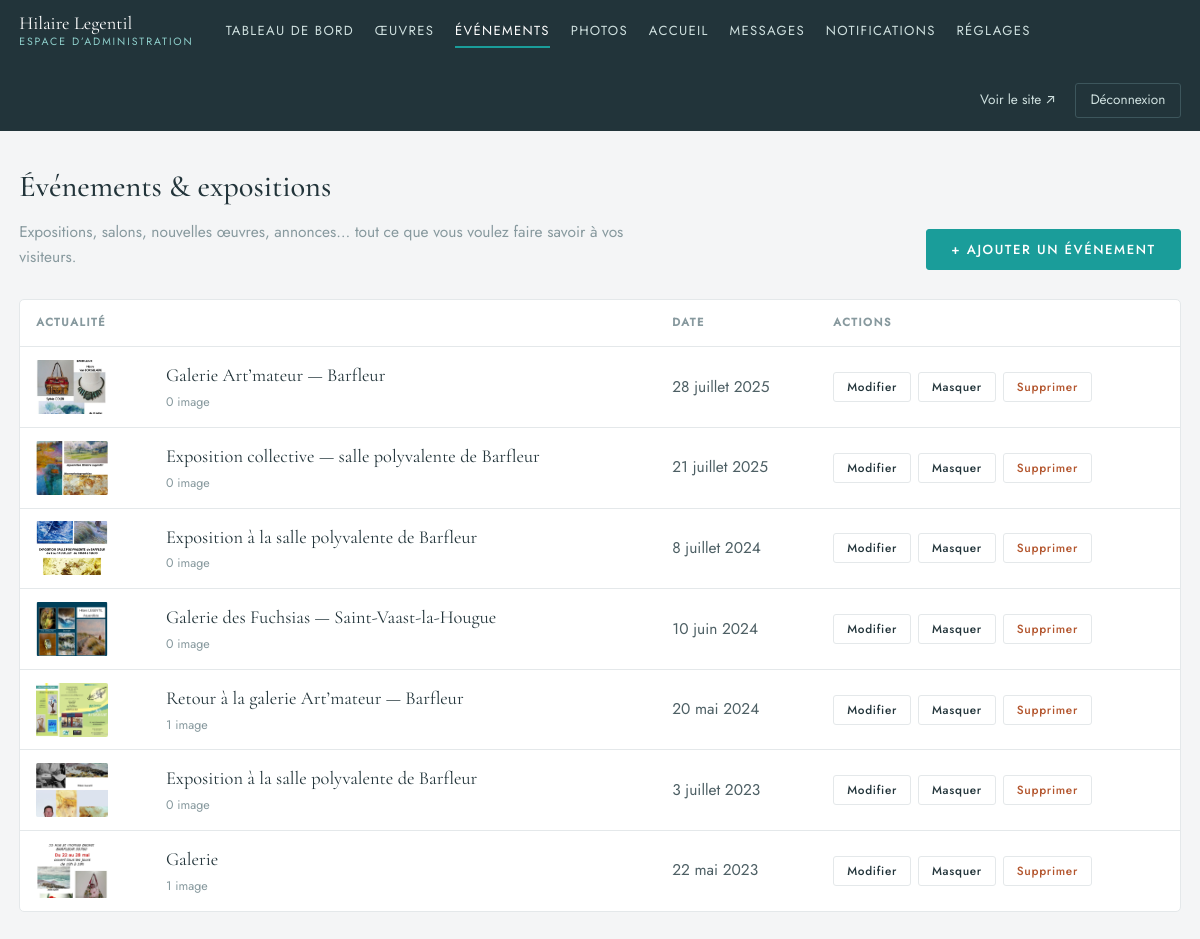
Screenshot of /admin/actualites (signed in) with the database file from the repository.
### tables this page shows
CREATE TABLE news (
    id INTEGER PRIMARY KEY AUTOINCREMENT,
    title TEXT NOT NULL,
    slug TEXT UNIQUE NOT NULL,
    event_date TEXT DEFAULT '',
    body TEXT DEFAULT '',
    link TEXT DEFAULT '',
    cover TEXT DEFAULT '',
    published INTEGER NOT NULL DEFAULT 1,
    position INTEGER NOT NULL DEFAULT 0,
    created_at TEXT NOT NULL
, event_time TEXT DEFAULT '', place TEXT DEFAULT '');

### app.py (the view)
@app.route("/admin/actualites")
@require_admin
def admin_news():
    conn = db.connect()
    items = conn.execute(
        "SELECT n.*, (SELECT COUNT(*) FROM news_images i WHERE i.news_id=n.id) imgs "
        "FROM news n ORDER BY COALESCE(NULLIF(event_date,''), created_at) DESC, id DESC"
    ).fetchall()
    conn.close()
    return render_template("admin/news.html", items=items)

### app.py (called while the page is built)
@app.template_filter("date_fr")
def date_fr(value):
    return parse_date(value)[0]

@app.context_processor
def inject_globals():
    s = db.get_settings()
    hl_works = get_works()
    return {
        "SITE": SITE,
        "S": s,
        "admin_user": auth.current_admin(),
        "csrf": auth.csrf_token(),
        "year": date.today().year,
        "map_center": [49.4894, -1.5048],   # Yvetot-Bocage (Normandie)
        "map_radius": 75000,                # 75 km
        "hl_slugs": ",".join(w["slug"] for w in hl_works),
        "hl_total": len(hl_works),
        "vapid_pub": VAPID_PUB,
    }

def get_works(only_published=True):
    conn = db.connect()
    q = "SELECT * FROM works"
    if only_published:
        q += " WHERE published = 1"
    q += " ORDER BY position, id"
    rows = conn.execute(q).fetchall()
    conn.close()
    return rows

def require_admin(f):
    from functools import wraps
    @wraps(f)
    def wrapper(*args, **kwargs):
        if not auth.current_admin():
            return redirect(url_for("admin_login"))
        return f(*args, **kwargs)
    return wrapper

@app.after_request
def security_headers(resp):
    resp.headers.setdefault("X-Content-Type-Options", "nosniff")
    resp.headers.setdefault("Referrer-Policy", "strict-origin-when-cross-origin")
    resp.headers.setdefault("Permissions-Policy", "geolocation=(), microphone=(), camera=()")
    return resp

### auth.py (called while the page is built)
def current_admin():
    return session.get("admin_user") if session.get("admin_auth") else None

def csrf_token():
    if "csrf" not in session:
        session["csrf"] = secrets.token_hex(16)
    return session["csrf"]

### db.py (called while the page is built)
def connect():
    os.makedirs(DATA_DIR, exist_ok=True)
    conn = sqlite3.connect(DB_PATH)
    conn.row_factory = sqlite3.Row
    conn.execute("PRAGMA foreign_keys=ON")
    return conn

def get_settings():
    conn = connect()
    rows = conn.execute("SELECT key, value FROM settings").fetchall()
    conn.close()
    return {r["key"]: r["value"] for r in rows}

### templates/admin/news.html (shortened to what this page needs)
{% extends "admin/base_admin.html" %}
{% block content %}
<div class="admin-page-head">
  <div>
    <h1>Événements &amp; expositions</h1>
    <p class="admin-sub">Expositions, salons, nouvelles œuvres, annonces…
       tout ce que vous voulez faire savoir à vos visiteurs.</p>
  </div>
  <a class="btn-primary" href="{{ url_for('admin_news_new') }}">+ Ajouter un événement</a>
</div>
{% if items %}
<div class="table-wrap">
  <table class="admin-table">
    <thead>
      <tr>
        <th colspan="2">Actualité</th>
        <th>Date</th>
        <th class="col-actions">Actions</th>
      </tr>
    </thead>
    <tbody>
      {% for n in items %}
      <tr class="{{ 'row-hidden' if not n.published }}">
        <td class="col-thumb">
          {% if n.cover %}<img src="/uploads/news/{{ n.cover }}/medium.webp" alt="" width="72" loading="lazy">
          {% else %}<span class="thumb-empty">—</span>{% endif %}
        </td>
        <td class="col-title">
          <a class="row-title" href="{{ url_for('admin_news_edit', nid=n.id) }}">{{ n.title }}</a>
          <span class="row-meta">{{ n.imgs }} image{{ 's' if n.imgs > 1 }}{% if n.link %} · lien externe{% endif %}</span>
        </td>
        <td class="col-info">{{ n.event_date|date_fr if n.event_date else '—' }}</td>
        <td class="col-actions">
          <div class="actions-group">
            <a class="btn-tiny" href="{{ url_for('admin_news_edit', nid=n.id) }}">Modifier</a>
            <form method="post" class="inline">
              <button class="btn-tiny btn-toggle" type="submit">
                {{ 'Masquer' if n.published else 'Publier' }}
              </button>
            </form>
            <form method="post" class="inline js-confirm"
                  data-confirm="Supprimer « {{ n.title }} » ? Cette action est irréversible.">
              <button class="btn-tiny btn-danger" type="submit">Supprimer</button>
            </form>
          </div>
        </td>
      </tr>
      {% endfor %}
    </tbody>
  </table>
</div>
{% else %}
<p class="admin-empty">Aucune actualité pour l’instant.</p>
{% endif %}
{% endblock %}

### templates/admin/base_admin.html (shortened to what this page needs)
<!DOCTYPE html>
<html lang="fr">
<head>
<link rel="stylesheet" href="/static/css/admin.css">
</head>
<body>
<header class="admin-top">
  <div class="admin-top-inner">
    <a class="admin-brand" href="{{ url_for('admin_home') }}">
      <span class="admin-brand-name">Hilaire Legentil</span>
      <span class="admin-brand-sub">Espace d’administration</span>
    </a>
    <nav class="admin-nav" aria-label="Administration">
      <a href="{{ url_for('admin_home') }}" {% if request.endpoint == 'admin_home' %}aria-current="page"{% endif %}>Tableau de bord</a>
      <a href="{{ url_for('admin_works') }}" {% if request.endpoint in ('admin_works','admin_work_new','admin_work_edit') %}aria-current="page"{% endif %}>Œuvres</a>
      <a href="{{ url_for('admin_news') }}" {% if request.endpoint in ('admin_news','admin_news_new','admin_news_edit') %}aria-current="page"{% endif %}>Événements</a>
      <a href="{{ url_for('admin_atelier') }}" {% if request.endpoint == 'admin_atelier' %}aria-current="page"{% endif %}>Photos</a>
      <a href="{{ url_for('admin_homepage') }}" {% if request.endpoint == 'admin_homepage' %}aria-current="page"{% endif %}>Accueil</a>
      <a href="{{ url_for('admin_messages') }}" {% if request.endpoint == 'admin_messages' %}aria-current="page"{% endif %}>Messages</a>
      <a href="{{ url_for('admin_notifications') }}" {% if request.endpoint == 'admin_notifications' %}aria-current="page"{% endif %}>Notifications</a>
      <a href="{{ url_for('admin_settings') }}" {% if request.endpoint == 'admin_settings' %}aria-current="page"{% endif %}>Réglages</a>
    </nav>
    <div class="admin-top-actions">
      <a href="{{ url_for('home') }}" target="_blank" rel="noopener">Voir le site ↗</a>
      <a class="admin-logout" href="{{ url_for('admin_logout') }}">Déconnexion</a>
    </div>
  </div>
</header>
<main class="admin-main">
{% block content %}{% endblock %}
</main>
</body>
</html>

### static/css/admin.css (style rules this page uses)
:root { --bg:#f4f5f6; --card:#ffffff; --ink:#22343a; --text:#4d5f64; --muted:#87999e; --teal:#1a9d9a; --teal-ink:#0e7b78; --line:#e4e8ea; --danger:#b3552d; --ok:#1a9d9a; --serif:"Cormorant Garamond", Georgia, serif; --sans:"Jost", system-ui, -apple-system, "Segoe UI", sans-serif; }
* { box-sizing:border-box; }
body { margin:0; background:var(--bg); color:var(--text); font:400 15.5px/1.6 var(--sans); -webkit-font-smoothing:antialiased; }
a { color:var(--teal-ink); text-decoration:none; }
h1,h2 { font-family:var(--serif); color:var(--ink); font-weight:500; margin:0 0 .3em; }
h1 { font-size:1.9rem; }
.admin-top { background:var(--ink); color:#fff; position:sticky; top:0; z-index:50; }
.admin-top-inner { max-width:1240px; margin:auto; padding:.8rem 1.2rem; display:flex; align-items:center; gap:2rem; flex-wrap:wrap; }
.admin-brand { display:flex; flex-direction:column; color:#fff; }
.admin-brand-name { font-family:var(--serif); font-size:1.15rem; line-height:1.15; }
.admin-brand-sub { font-size:.66rem; letter-spacing:.18em; text-transform:uppercase; color:#8fd0cc; }
.admin-nav { display:flex; gap:1.3rem; flex-wrap:wrap; }
.admin-nav a { color:#cfe0df; font-size:.82rem; letter-spacing:.1em; text-transform:uppercase; padding:.3rem 0; border-bottom:2px solid transparent; }
.admin-nav a[aria-current="page"] { color:#fff; border-color:var(--teal); }
.admin-top-actions { margin-left:auto; display:flex; gap:1.2rem; align-items:center; }
.admin-top-actions a { color:#cfe0df; font-size:.85rem; }
.admin-logout { border:1px solid #3d565c; padding:.35rem .9rem; border-radius:3px; }
.admin-main { max-width:1240px; margin:auto; padding:2rem 1.2rem 4rem; }
.admin-page-head { display:flex; justify-content:space-between; align-items:flex-end; gap:1.5rem; flex-wrap:wrap; margin-bottom:1.8rem; }
.admin-sub { margin:.2rem 0 0; color:var(--muted); max-width:640px; }
.btn-primary, .btn-secondary { display:inline-block; font:500 .82rem/1 var(--sans); letter-spacing:.12em; text-transform:uppercase; padding:.8rem 1.5rem; border-radius:3px; cursor:pointer; border:1px solid var(--teal); transition:all .25s; text-decoration:none; }
.btn-primary { background:var(--teal); color:#fff; }
.btn-tiny { font:500 .74rem/1 var(--sans); letter-spacing:.06em; padding:.5rem .8rem; border-radius:3px; border:1px solid var(--line); background:var(--card); color:var(--ink); cursor:pointer; text-decoration:none; display:inline-block; }
.btn-danger { color:var(--danger); }
.table-wrap { background:var(--card); border:1px solid var(--line); border-radius:5px; overflow-x:auto; }
.admin-table { width:100%; border-collapse:collapse; min-width:760px; }
.admin-table th { text-align:left; font-size:.7rem; letter-spacing:.14em; text-transform:uppercase; color:var(--muted); padding:.9rem 1rem; border-bottom:1px solid var(--line); }
.admin-table td { padding:.8rem 1rem; border-bottom:1px solid var(--line); vertical-align:middle; }
.admin-table tr:last-child td { border-bottom:0; }
.col-thumb img { width:72px; height:54px; object-fit:cover; border-radius:2px; display:block; }
.row-title { font-family:var(--serif); font-size:1.15rem; color:var(--ink); }
.row-meta { display:block; font-size:.78rem; color:var(--muted); margin-top:.15rem; }
.col-actions, .col-order { white-space:nowrap; }
.actions-group { display:flex; gap:.45rem; align-items:center; flex-wrap:wrap; }
.inline { display:inline; }

### rows the page displays
news: cover (picture), title "Galerie Art’mateur — Barfleur", imgs "0", event_date "28 juillet 2025", published "Masquer"
news: cover (picture), title "Exposition collective — salle polyvalente de Barfleur", imgs "0", event_date "21 juillet 2025", published "Masquer"
news: cover (picture), title "Exposition à la salle polyvalente de Barfleur", imgs "0", event_date "8 juillet 2024", published "Masquer"
news: cover (picture), title "Galerie des Fuchsias — Saint-Vaast-la-Hougue", imgs "0", event_date "10 juin 2024", published "Masquer"
news: cover (picture), title "Retour à la galerie Art’mateur — Barfleur", imgs "1", event_date "20 mai 2024", published "Masquer"
news: cover (picture), title "Exposition à la salle polyvalente de Barfleur", imgs "0", event_date "3 juillet 2023", published "Masquer"
news: cover (picture), title "Galerie", imgs "1", event_date "22 mai 2023", published "Masquer"
